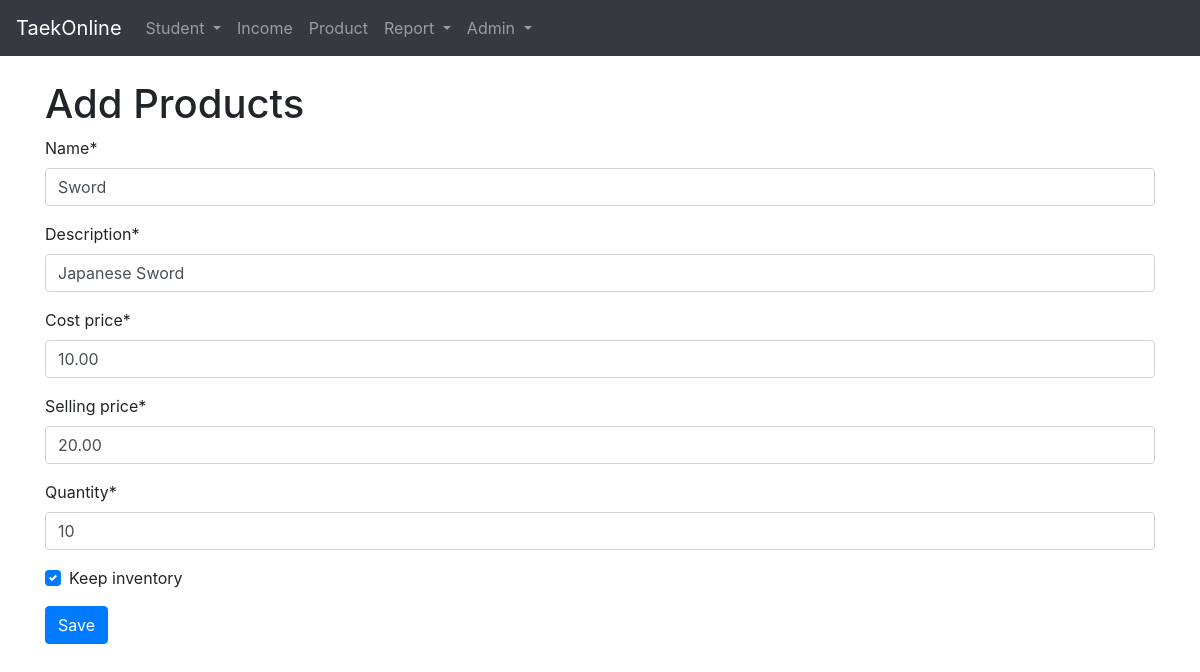
/product/4/change, run on an earlier commit of the app's database.
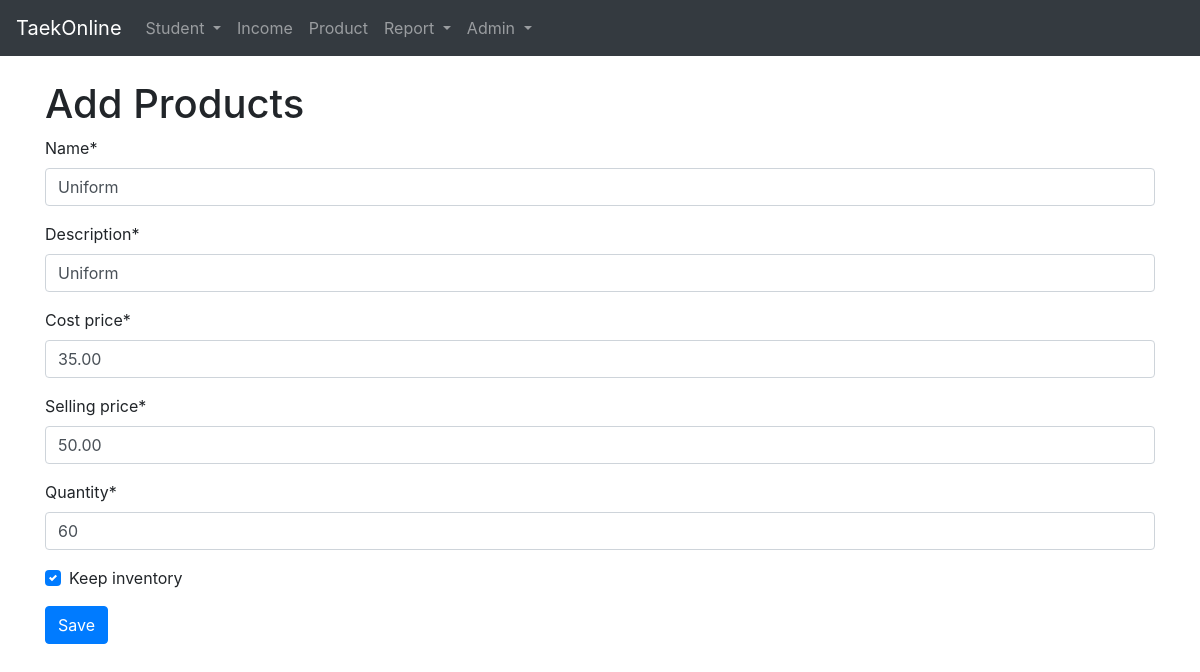
And on a later commit of the database.
### taekonline/models.py (models this page shows, shortened)
class Product(models.Model):
    name = models.CharField(max_length=100, null=False, blank=False, unique=True)
    description = models.CharField(max_length=200, null=False, blank=False)
    cost_price = models.DecimalField(null=False, blank=False, max_digits=18, decimal_places=2, default=0)
    selling_price = models.DecimalField(null=False, blank=False, max_digits=18, decimal_places=2)
    quantity = models.IntegerField(null=False, blank=False, default=1)
    keep_inventory = models.BooleanField(default=True)

### taekonline/views.py (the view)
# urls.py: path('product/<int:id>/change', views.product_change, name='product_change'),
def product_change(request, id, template_name='products/product_form.html'):
	product = Product.objects.get(id=int(id))
	if request.POST:
		form = ProductForm(request.POST, instance=product)
		if form.is_valid():
			form.save()
			return redirect('product')
		else:
			return render(request, template_name, {'form':form})
	else:
		form = ProductForm(instance=product)
	return render(request, template_name, {'form':form})

### taekonline/forms.py
class ProductForm(forms.ModelForm):
    class Meta:
        model = Product
        fields = '__all__'
    def __init__(self, *args, **kwargs):
        super().__init__(*args, **kwargs)
        self.helper = FormHelper()
        self.helper.form_tag = False
        self.helper.form_method = 'post'
        self.helper.layout = Layout(
            Fieldset(
                'Product Data',
                Row(
                    Column('name', css_class='form-group col-md-4 mb-0'),
                    Column('description', css_class='form-group col-md-4 mb-0'),
                    Column('cost_price', css_class='form-group col-md-4 mb-0'),
                    Column('selling_price', css_class='form-group col-md-4 mb-0'),
                    Column('quantity', css_class='form-group col-md-4 mb-0'),
                    Column('keep_inventory', css_class='form-group col-md-4 mb-0'),
                    css_class='form-row'
                ),
            ),
        )

### taekonline/templates/products/product_form.html (shortened to what this page needs)
{% extends 'base.html' %}
{% load static %}
{% load crispy_forms_tags %}
{% block content %}
<form method="post" action="{{ request.path }}">
    <h1>Add Products</h1>
    {% crispy form %}
    <input type="submit" class="btn btn-primary" value="Save">
</form>
{% endblock content %}

What changed in the data, as far as the page shows it:
changed Product: name "Sword" → "Uniform"; description "Japanese Sword" → "Uniform"; cost_price "10.00" → "35.00"; selling_price "20.00" → "50.00"; quantity "10" → "60"
